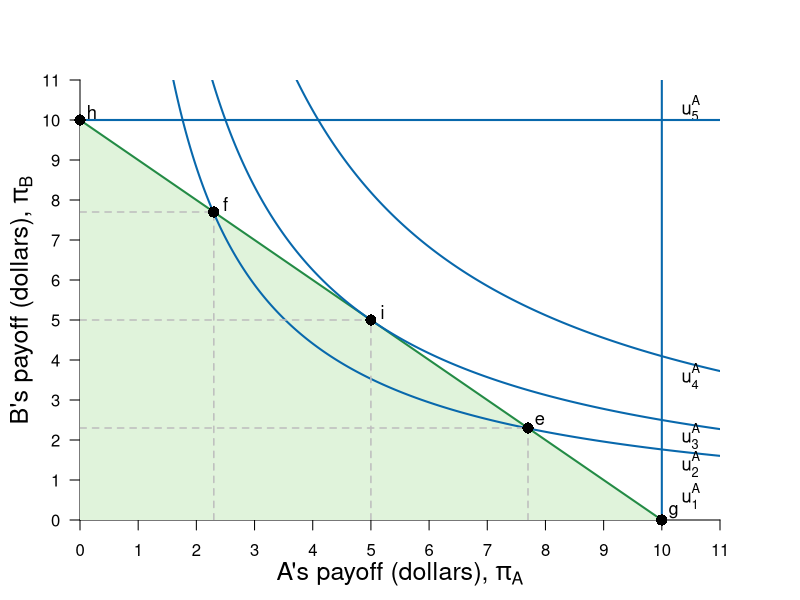

The R script that drew this image:
#Graph Designer: Simon Halliday
#Authors: Bowles, Foley and Halliday
#Title: Microeconomics: Competition, Conflict and Coordination

library(shape)
pdf(file = "constrained_optimization/dictator_core_exam.pdf", width = 8, height = 8)

#Set parameters for graphics
axislabelsize <- 1.5
labelsize <- 1.1
graphlinewidth <- 2
segmentlinewidth <- 1.5

COL <- c("#7fc97f", "#beaed4", "#fdc086", "#ffff99", "#386cb0", "#f0027f", "#bf5b17", "#666666")
COLA <- c("#e0f3db", "#99d8c9","#66c2a4","#41ae76", "#238b45", "#005824")
COLB <- c("#4eb3d3", "#2b8cbe", "#0868ac","#084081")

#Edited the margins to cater for the larger LHS labels
par(mar =  c(4, 4, 4, 4))

ppf <- function(x, slope = 1, bary = 10) {
  bary - slope * x
}

uFn <- function(x, y, alpha = 0.5){
  ((x)^alpha)*(y^(1-alpha))
}

indiffA <- function(x, ubar = uFn(8,2) - 1, alpha = 0.3) {
  (ubar/ ((x)^alpha))^(1/ (1 - alpha))
}

ylims <- c(0, 11)
xlims <- c(0, 11)

npts <- 501 
x <- seq(xlims[1], xlims[2], length.out = npts)
y <- seq(ylims[1], ylims[2], length.out = npts) 
a <- c(uFn(5, 5) - 0.8, uFn(5, 5), uFn(5, 5) + 1.4) #alpha = 0.4

plot(0, 0, xlim = xlims, ylim = ylims, type = "n",
     xlab = expression(paste("")),
     ylab = expression(paste("")), 
     xaxt = "n", 
     yaxt = "n", 
     cex.lab = axislabelsize, 
     bty = "n", 
     xaxs="i", 
     yaxs="i"
)


# ticksy <- seq(from = 0, to = ylims[2], by = 1)
# ylabels <- seq(from = 0, to = ylims[2], by = 1)
ticksx <- seq(from = 0, to = xlims[2], by = 1)
xlabels <- seq(from = 0, to = xlims[2], by = 1)
ticksy <- seq(from = 0, to = ylims[2], by = 1)
ylabels <- seq(from = 0, to = ylims[2], by = 1)
# ticksx <- c(xlims[1], 5.25, 8.944272, xlims[2])
# xlabels <- c(NA, expression(paste(x,"*")), expression(paste(bar(x))), NA)

axis(1, at = ticksx, pos = 0, labels = xlabels)
axis(2, at = ticksy, pos = 0, labels = ylabels, las = 1)

npts <- 500 
xx1 <- seq(xlims[1], xlims[2], length.out = npts)
xx2 <- seq(0, xlims[2], length.out = npts)
xx3 <- seq(xlims[1], 0, length.out = npts)
xx4 <- seq(-11, 0, length.out = npts)

#Draw the polygon for shading the feasible set
xpoly1 <- seq(from = xlims[1], 10, length.out = 500)
ypoly1 <- ppf(xpoly1)
polygon(x = c(0, xpoly1, 0),
        y = c(0, ypoly1, 0),
        col=COLA[1], density=NULL, border = NA)

#Draw the graphs
lines(xx1, ppf(xx1), col = COLA[5], lwd = graphlinewidth)

#Label the feasible frontier
text(16, 3, expression("Feasible Frontier"), cex = labelsize)
Arrows(16, 3.1, 16, 3.9, col = "black", lty = 1, lwd = 2, arr.type = "triangle", arr.lwd = 0.5)

contour(x, y, 
        outer(x, y, uFn),
        drawlabels = FALSE,
        col = COLB[3],
        lwd = graphlinewidth,
        levels = a, 
        xaxs="i", 
        yaxs="i", 
        add = TRUE)

#Axis labels

mtext(expression(paste("A's payoff (dollars), ", pi[A])), side = 1, line = 2.5, cex = axislabelsize)
text(-1, 0.5*ylims[2], expression(paste("B's payoff (dollars), ", pi[B])), xpd = TRUE, cex = axislabelsize, srt = 90) 

#Add mrs = mrt at i
#text(5, 6.5, expression(paste(mrs == mrt)), cex = labelsize)
#Arrows(5, 6.3, 5, 5.3, col = "black", lty = 1, lwd = 2, arr.type = "triangle", arr.lwd = 0.5)

#Label the indifference curves
text(10.5, 1.4, expression(u[2]^A), cex = labelsize)
text(10.5, 2.1, expression(u[3]^A), cex = labelsize)
text(10.5, 3.6, expression(u[4]^A), cex = labelsize)
text(10.5, 0.6, expression(u[1]^A), cex = labelsize)
text(10.5, 10.3, expression(u[5]^A), cex = labelsize)

#Annotate max u point on feasible frontier
text(5.2, ppf(5) + 0.2, expression(paste(i)), cex = labelsize)
segments(5, 0, 5, ppf(x = 5), lty = 2, col = "gray", lwd = segmentlinewidth)
segments(0, ppf(x = 5), 5, ppf(x = 5), lty = 2, col = "gray", lwd = segmentlinewidth)
points(5, ppf(x = 5), pch = 16, col = "black", cex = 1.5)

text(2.3+0.2, ppf(2.3) + 0.2, expression(paste(f)), cex = labelsize)
segments(2.3, 0, 2.3, ppf(x = 2.3), lty = 2, col = "gray", lwd = segmentlinewidth)
segments(0, ppf(x = 2.3), 2.3, ppf(x = 2.3), lty = 2, col = "gray", lwd = segmentlinewidth)
points(2.3, ppf(x = 2.3), pch = 16, col = "black", cex = 1.5)


text(7.7+0.2, ppf(7.7) + 0.2, expression(paste(e)), cex = labelsize)
segments(7.7, 0, 7.7, ppf(x = 7.7), lty = 2, col = "gray", lwd = segmentlinewidth)
segments(0, ppf(x = 7.7), 7.7, ppf(x = 7.7), lty = 2, col = "gray", lwd = segmentlinewidth)
points(7.7, ppf(x = 7.7), pch = 16, col = "black", cex = 1.5)

segments(0, 10, xlims[2], 10, lty = 1, col = COLB[3], lwd = graphlinewidth)
segments(10, 0, 10, ylims[2], lty = 1, col = COLB[3], lwd = graphlinewidth)


text(10.2, 0.2, expression(paste(g)), cex = labelsize)
# segments(7, 0, 7, ppf(x = 7), lty = 2, col = "gray", lwd = segmentlinewidth)
# segments(0, ppf(x = 7), 7, ppf(x = 7), lty = 2, col = "gray", lwd = segmentlinewidth)
points(10, 0, pch = 16, col = "black", cex = 1.5, xpd = NA)

text(0.2, 10.2, expression(paste(h)), cex = labelsize)
# segments(7, 0, 7, ppf(x = 7), lty = 2, col = "gray", lwd = segmentlinewidth)
# segments(0, ppf(x = 7), 7, ppf(x = 7), lty = 2, col = "gray", lwd = segmentlinewidth)
points(0, 10, pch = 16, col = "black", cex = 1.5, xpd = NA)



dev.off()
